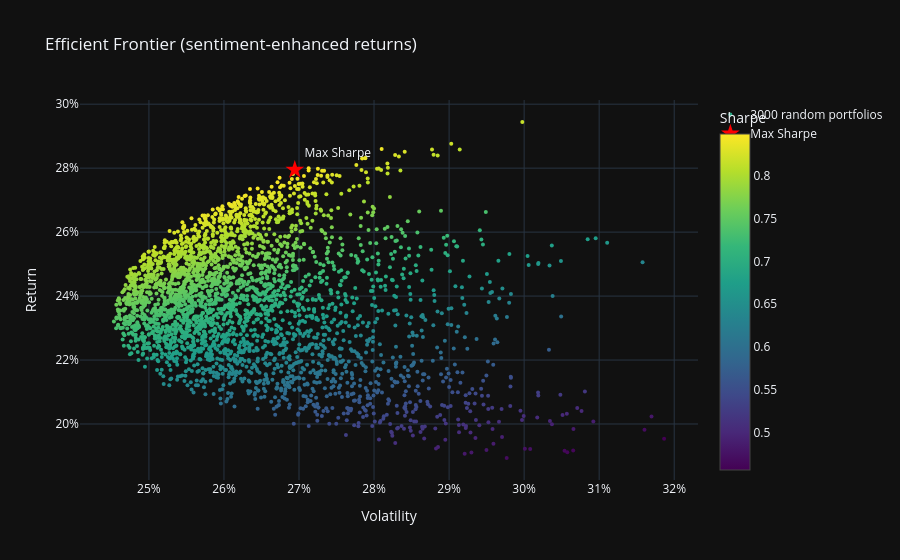

The code cell stored with this chart in its notebook:
### Markdown cell above
---
## Phase 3 — Portfolio Optimisation (Efficient Frontier)

### Code cell
from scipy.optimize import minimize

mu_annual  = rets.mean() * 252
cov_annual = rets.cov()  * 252
n          = len(TICKERS)

for t in TICKERS:
    if t in ticker_sentiment.index:
        mu_annual[t] += ticker_sentiment[t] * SENTIMENT_RETURN_BOOST

def portfolio_stats(w):
    ret    = w @ mu_annual
    vol    = np.sqrt(w @ cov_annual @ w)
    sharpe = (ret - RISK_FREE) / vol
    return ret, vol, sharpe

def neg_sharpe(w): return -portfolio_stats(w)[2]

constraints = {'type': 'eq', 'fun': lambda w: w.sum() - 1}
bounds      = [(0, 1)] * n
opt         = minimize(neg_sharpe, np.ones(n)/n, method='SLSQP',
                       bounds=bounds, constraints=constraints)
w_sharpe    = opt.x

sim_w     = np.random.dirichlet(np.ones(n), N_SIM_EF)
sim_stats = np.array([portfolio_stats(w) for w in sim_w])

fig = go.Figure()
fig.add_trace(go.Scatter(
    x=sim_stats[:, 1], y=sim_stats[:, 0], mode='markers',
    marker=dict(color=sim_stats[:, 2], colorscale='Viridis', size=4,
                showscale=True, colorbar=dict(title='Sharpe')),
    name=f'{N_SIM_EF} random portfolios'))
r_opt, v_opt, s_opt = portfolio_stats(w_sharpe)
fig.add_trace(go.Scatter(
    x=[v_opt], y=[r_opt], mode='markers+text',
    marker=dict(color='red', size=14, symbol='star'),
    text=['Max Sharpe'], textposition='top right', name='Max Sharpe'))
fig.update_layout(title='Efficient Frontier (sentiment-enhanced returns)',
                  xaxis_title='Volatility', yaxis_title='Return',
                  xaxis_tickformat='.0%', yaxis_tickformat='.0%',
                  template='plotly_dark')
fig.show()

print('\n📌 Optimal weights (Max-Sharpe):')
for t, w in zip(TICKERS, w_sharpe):
    print(f'  {t}: {w:.1%}')
print(f'\n  Return: {r_opt:.2%}  |  Vol: {v_opt:.2%}  |  Sharpe: {s_opt:.2f}')

### Figure 1 — Plotly figure (JSON) as saved in the notebook; plotly's stock layout.template omitted (floating-point values rounded to 4 significant figures; data arrays with more than 128 entries replaced by an {"elided": "..."} marker saying what was removed)
{"data": [{"marker": {"color": {"elided": "3000 float values"}, "colorbar": {"title": {"text": "Sharpe"}}, "colorscale": [[0, "#440154"], [0.1111, "#482878"], [0.2222, "#3e4989"], [0.3333, "#31688e"], [0.4444, "#26828e"], [0.5556, "#1f9e89"], [0.6667, "#35b779"], [0.7778, "#6ece58"], [0.8889, "#b5de2b"], [1, "#fde725"]], "showscale": true, "size": 4}, "mode": "markers", "name": "3000 random portfolios", "type": "scatter", "x": {"elided": "3000 float values"}, "y": {"elided": "3000 float values"}}, {"marker": {"color": "red", "size": 14, "symbol": "star"}, "mode": "markers+text", "name": "Max Sharpe", "text": ["Max Sharpe"], "textposition": "top right", "type": "scatter", "x": [0.2694], "y": [0.2795]}], "layout": {"title": {"text": "Efficient Frontier (sentiment-enhanced returns)"}, "xaxis": {"tickformat": ".0%", "title": {"text": "Volatility"}}, "yaxis": {"tickformat": ".0%", "title": {"text": "Return"}}}}
